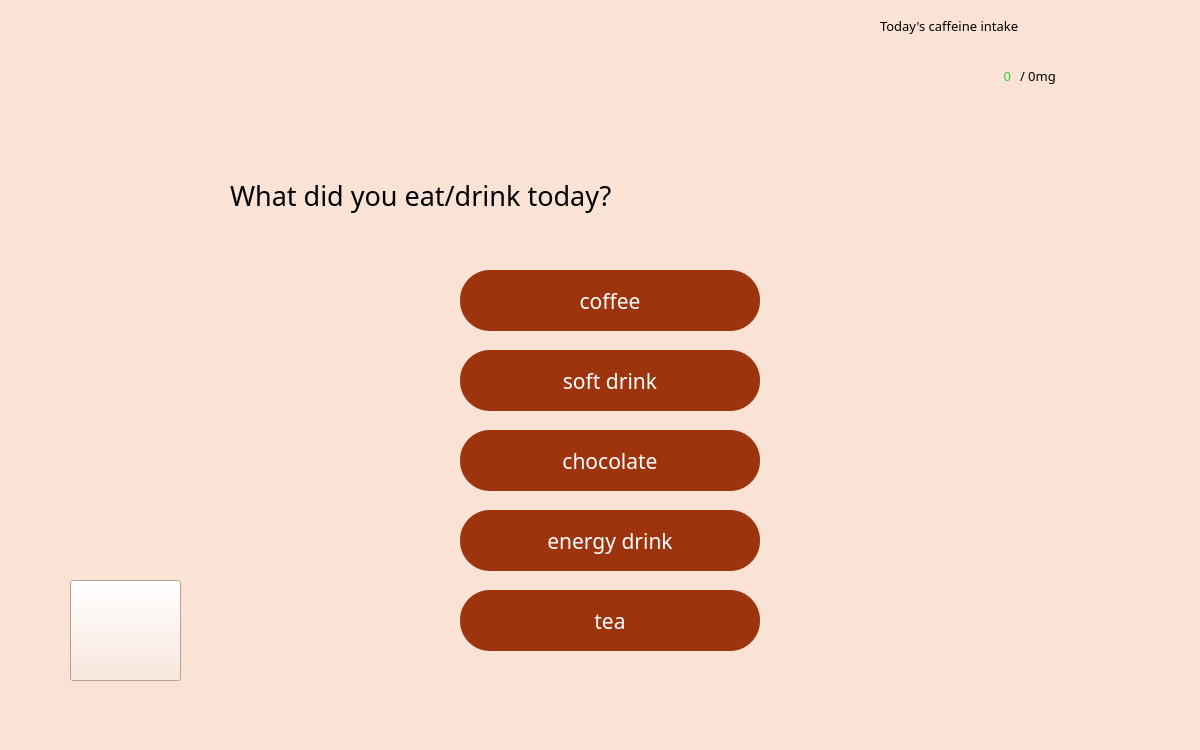
<?xml version="1.0" encoding="UTF-8"?>
<ui version="4.0">
 <class>MainWindow</class>
 <widget class="QMainWindow" name="MainWindow">
  <property name="geometry">
   <rect>
    <x>0</x>
    <y>0</y>
    <width>1200</width>
    <height>750</height>
   </rect>
  </property>
  <property name="windowTitle">
   <string>MainWindow</string>
  </property>
  <property name="styleSheet">
   <string notr="true">background-color: rgb(250, 226, 213);</string>
  </property>
  <widget class="QWidget" name="centralwidget">
   <widget class="QLabel" name="label">
    <property name="geometry">
     <rect>
      <x>10</x>
      <y>0</y>
      <width>331</width>
      <height>131</height>
     </rect>
    </property>
    <property name="styleSheet">
     <string notr="true">border-image: url(:/images/logo.png);</string>
    </property>
    <property name="text">
     <string/>
    </property>
   </widget>
   <widget class="QPushButton" name="button_coffee">
    <property name="geometry">
     <rect>
      <x>460</x>
      <y>270</y>
      <width>300</width>
      <height>61</height>
     </rect>
    </property>
    <property name="font">
     <font>
      <family>더잠실 2 Light</family>
      <pointsize>16</pointsize>
     </font>
    </property>
    <property name="styleSheet">
     <string notr="true">border-radius: 30px;
background-color: rgb(157,52,13);
color:rgb(255,255,255);</string>
    </property>
    <property name="text">
     <string>coffee</string>
    </property>
   </widget>
   <widget class="QPushButton" name="button_softDrink">
    <property name="geometry">
     <rect>
      <x>460</x>
      <y>350</y>
      <width>300</width>
      <height>61</height>
     </rect>
    </property>
    <property name="font">
     <font>
      <family>더잠실 2 Light</family>
      <pointsize>16</pointsize>
     </font>
    </property>
    <property name="styleSheet">
     <string notr="true">border-radius: 30px;
background-color: rgb(157,52,13);
color:rgb(255,255,255);</string>
    </property>
    <property name="text">
     <string>soft drink</string>
    </property>
   </widget>
   <widget class="QPushButton" name="button_chocolate">
    <property name="geometry">
     <rect>
      <x>460</x>
      <y>430</y>
      <width>300</width>
      <height>61</height>
     </rect>
    </property>
    <property name="font">
     <font>
      <family>더잠실 2 Light</family>
      <pointsize>16</pointsize>
     </font>
    </property>
    <property name="styleSheet">
     <string notr="true">border-radius: 30px;
background-color: rgb(157,52,13);
color:rgb(255,255,255);</string>
    </property>
    <property name="text">
     <string>chocolate</string>
    </property>
   </widget>
   <widget class="QLabel" name="label_2">
    <property name="geometry">
     <rect>
      <x>230</x>
      <y>150</y>
      <width>781</width>
      <height>91</height>
     </rect>
    </property>
    <property name="font">
     <font>
      <family>더잠실 4 Medium</family>
      <pointsize>20</pointsize>
     </font>
    </property>
    <property name="text">
     <string>What did you eat/drink today?</string>
    </property>
   </widget>
   <widget class="QPushButton" name="button_energyDrink">
    <property name="geometry">
     <rect>
      <x>460</x>
      <y>510</y>
      <width>300</width>
      <height>61</height>
     </rect>
    </property>
    <property name="font">
     <font>
      <family>더잠실 2 Light</family>
      <pointsize>16</pointsize>
     </font>
    </property>
    <property name="styleSheet">
     <string notr="true">border-radius: 30px;
background-color: rgb(157,52,13);
color:rgb(255,255,255);</string>
    </property>
    <property name="text">
     <string>energy drink</string>
    </property>
   </widget>
   <widget class="QPushButton" name="button_tea">
    <property name="geometry">
     <rect>
      <x>460</x>
      <y>590</y>
      <width>300</width>
      <height>61</height>
     </rect>
    </property>
    <property name="font">
     <font>
      <family>더잠실 2 Light</family>
      <pointsize>16</pointsize>
     </font>
    </property>
    <property name="styleSheet">
     <string notr="true">border-radius: 30px;
background-color: rgb(157,52,13);
color:rgb(255,255,255);</string>
    </property>
    <property name="text">
     <string>tea</string>
    </property>
   </widget>
   <widget class="QLabel" name="label_3">
    <property name="geometry">
     <rect>
      <x>880</x>
      <y>10</y>
      <width>301</width>
      <height>31</height>
     </rect>
    </property>
    <property name="font">
     <font>
      <family>더잠실 3 Regular</family>
      <pointsize>10</pointsize>
     </font>
    </property>
    <property name="text">
     <string>Today's caffeine intake</string>
    </property>
   </widget>
   <widget class="QLabel" name="label_today">
    <property name="geometry">
     <rect>
      <x>890</x>
      <y>60</y>
      <width>121</width>
      <height>31</height>
     </rect>
    </property>
    <property name="font">
     <font>
      <family>더잠실 4 Medium</family>
      <pointsize>10</pointsize>
     </font>
    </property>
    <property name="styleSheet">
     <string notr="true">color:limegreen;</string>
    </property>
    <property name="text">
     <string>0</string>
    </property>
    <property name="alignment">
     <set>Qt::AlignRight|Qt::AlignTrailing|Qt::AlignVCenter</set>
    </property>
   </widget>
   <widget class="QLabel" name="label_total">
    <property name="geometry">
     <rect>
      <x>1020</x>
      <y>60</y>
      <width>111</width>
      <height>31</height>
     </rect>
    </property>
    <property name="font">
     <font>
      <family>더잠실 3 Regular</family>
      <pointsize>10</pointsize>
     </font>
    </property>
    <property name="text">
     <string>/ 0mg</string>
    </property>
   </widget>
   <widget class="QPushButton" name="button_back">
    <property name="geometry">
     <rect>
      <x>70</x>
      <y>580</y>
      <width>111</width>
      <height>101</height>
     </rect>
    </property>
    <property name="styleSheet">
     <string notr="true">border-image: url(:/images/arrow.png);</string>
    </property>
    <property name="text">
     <string/>
    </property>
   </widget>
  </widget>
  <widget class="QMenuBar" name="menubar">
   <property name="geometry">
    <rect>
     <x>0</x>
     <y>0</y>
     <width>1200</width>
     <height>38</height>
    </rect>
   </property>
  </widget>
  <widget class="QStatusBar" name="statusbar"/>
 </widget>
 <resources>
  <include location="Resource_1.qrc"/>
 </resources>
 <connections/>
</ui>
